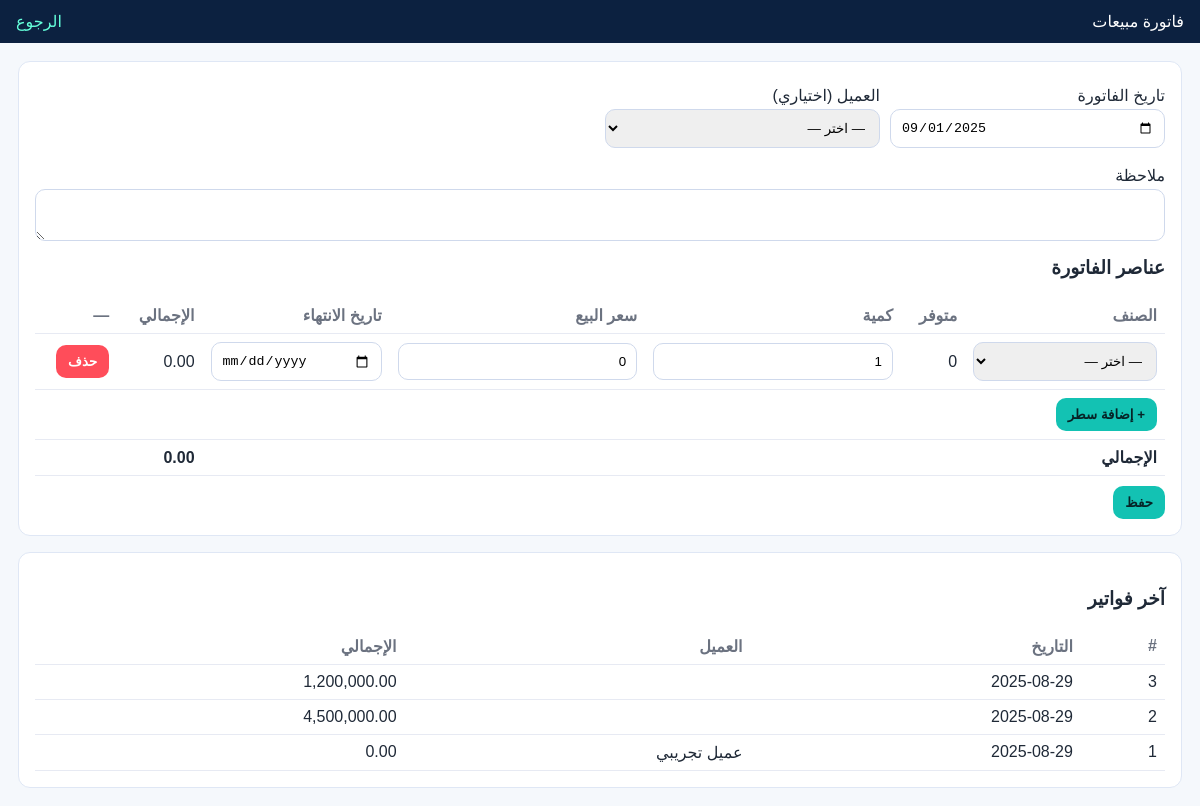
/sales_invoice.php (signed in), run on the app's committed database.
### tables this page shows
CREATE TABLE `sales_invoices` (
  `id` int(11) NOT NULL,
  `customer_id` int(11) DEFAULT NULL,
  `note` varchar(255) DEFAULT NULL,
  `invoice_date` date NOT NULL,
  `supplier_id` int(11) DEFAULT NULL,
  `customer_name` varchar(150) DEFAULT NULL,
  `total_amount` decimal(14,2) NOT NULL DEFAULT 0.00,
  `reconciled` tinyint(1) NOT NULL DEFAULT 0,
  `total` decimal(14,2) NOT NULL DEFAULT 0.00,
  `posted` tinyint(1) NOT NULL DEFAULT 0,
  `created_by` int(11) DEFAULT NULL,
  `created_at` timestamp NOT NULL DEFAULT current_timestamp()
);

CREATE TABLE `customers` (
  `id` int(11) NOT NULL,
  `name` varchar(100) NOT NULL,
  `phone` varchar(30) DEFAULT NULL,
  `email` varchar(100) DEFAULT NULL,
  `address` varchar(255) DEFAULT NULL,
  `created_at` timestamp NOT NULL DEFAULT current_timestamp(),
  `opening_balance` decimal(12,2) NOT NULL DEFAULT 0.00
);

### sales_invoice.php (the view, shortened to what this page needs)
<?php
$pdo = db();
function col_exists_local(PDO $pdo, string $table, string $col): bool {
  $st = $pdo->prepare("
    SELECT 1 FROM INFORMATION_SCHEMA.COLUMNS
    WHERE TABLE_SCHEMA = DATABASE()
      AND TABLE_NAME = ?
      AND COLUMN_NAME = ?
    LIMIT 1
  ");
  $st->execute([$table, $col]);
  return (bool)$st->fetchColumn();
}
$pdo->exec("CREATE TABLE IF NOT EXISTS customers(
  id INT AUTO_INCREMENT PRIMARY KEY,
  name VARCHAR(150) NOT NULL,
  phone VARCHAR(50) NULL,
  address VARCHAR(255) NULL,
  opening_balance DECIMAL(14,2) NOT NULL DEFAULT 0.00,
  created_at TIMESTAMP DEFAULT CURRENT_TIMESTAMP
) ENGINE=InnoDB DEFAULT CHARSET=utf8mb4;");
$pdo->exec("CREATE TABLE IF NOT EXISTS products(
  id INT AUTO_INCREMENT PRIMARY KEY,
  sku VARCHAR(100) UNIQUE,
  name VARCHAR(200) NOT NULL,
  created_at TIMESTAMP DEFAULT CURRENT_TIMESTAMP
) ENGINE=InnoDB DEFAULT CHARSET=utf8mb4;");
$pdo->exec("CREATE TABLE IF NOT EXISTS sales_invoices(
  id INT AUTO_INCREMENT PRIMARY KEY,
  invoice_date DATE NOT NULL,
  created_at TIMESTAMP DEFAULT CURRENT_TIMESTAMP
) ENGINE=InnoDB DEFAULT CHARSET=utf8mb4;");
$pdo->exec("CREATE TABLE IF NOT EXISTS sales_items(
  id INT AUTO_INCREMENT PRIMARY KEY,
  invoice_id INT NOT NULL,
  product_id INT NOT NULL,
  quantity INT NOT NULL,
  sale_price DECIMAL(14,2) NOT NULL,
  line_total DECIMAL(14,2) NOT NULL,
  expiry_date DATE NULL,
  FOREIGN KEY (invoice_id) REFERENCES sales_invoices(id) ON DELETE CASCADE
) ENGINE=InnoDB DEFAULT CHARSET=utf8mb4;");
$list = $pdo->query("
  SELECT si.id,si.invoice_date,".(col_exists_local($pdo,'sales_invoices','total_amount')?'si.total_amount':'0 AS total_amount').",
         c.name customer
  FROM sales_invoices si
  LEFT JOIN customers c ON c.id=si.customer_id
  ORDER BY si.id DESC LIMIT 50
")->fetchAll();
$title = 'فاتورة مبيعات';
?>
<!doctype html>
<html lang="ar" dir="rtl">
<head>
</head>
<body>
  <div class="header"><div><?= htmlspecialchars($title,ENT_QUOTES,'UTF-8') ?></div><nav><a href="./dashboard.php">الرجوع</a></nav></div>
  <div class="wrap">
    <div class="card">
      <form method="post" id="f">
        <div style="display:grid;grid-template-columns:repeat(auto-fit,minmax(220px,1fr));gap:10px">
          <div><label>تاريخ الفاتورة</label><input type="date" name="invoice_date" value="<?= htmlspecialchars($_POST['invoice_date']??date('Y-m-d'),ENT_QUOTES,'UTF-8') ?>"></div>
          <div>
            <label>العميل (اختياري)</label>
            <select name="customer_id">
              <option value="">— اختر —</option>
            </select>
          </div>
          <div style="grid-column:1/-1"><label>ملاحظة</label><textarea name="note" rows="2"><?= htmlspecialchars($_POST['note']??'',ENT_QUOTES,'UTF-8') ?></textarea></div>
        </div>
        <h3 style="margin-top:12px">عناصر الفاتورة</h3>
        <table id="t">
          <thead><tr><th>الصنف</th><th>متوفر</th><th>كمية</th><th>سعر البيع</th><th>تاريخ الانتهاء</th><th>الإجمالي</th><th>—</th></tr></thead>
          <tbody>
            <tr>
              <td>
                <select name="item_product_id[]" class="prod">
                  <option value="">— اختر —</option>
                </select>
              </td>
              <td class="avail">0</td>
              <td><input type="number" name="item_qty[]" class="qty" min="1" step="1" value="1"></td>
              <td><input type="number" name="item_price[]" class="price" min="0" step="0.01" value="0"></td>
              <td><input type="date" name="item_expiry_date[]" class="expiry_date"></td>
              <td class="line">0.00</td>
              <td><button type="button" class="btn" style="background:#ff4d5a;color:#fff" onclick="delRow(this)">حذف</button></td>
            </tr>
          </tbody>
          <tfoot>
            <tr><td colspan="7"><button type="button" class="btn" onclick="addRow()">+ إضافة سطر</button></td></tr>
            <tr><td colspan="5" class="total">الإجمالي</td><td id="gt" class="total">0.00</td><td></td></tr>
          </tfoot>
        </table>
        <div style="margin-top:10px"><button class="btn" type="submit">حفظ</button></div>
      </form>
    </div>
    <div class="card">
      <h3>آخر فواتير</h3>
      <table>
        <thead><tr><th>#</th><th>التاريخ</th><th>العميل</th><th>الإجمالي</th></tr></thead>
        <tbody>
          <?php if(!$list): ?>
            <tr><td colspan="4">لا يوجد</td></tr>
          <?php else: foreach($list as $r): ?>
            <tr>
              <td><?= (int)$r['id'] ?></td>
              <td><?= htmlspecialchars($r['invoice_date'],ENT_QUOTES,'UTF-8') ?></td>
              <td><?= htmlspecialchars($r['customer']??'',ENT_QUOTES,'UTF-8') ?></td>
              <td><?= number_format((float)$r['total_amount'],2) ?></td>
            </tr>
          <?php endforeach; endif; ?>
        </tbody>
      </table>
    </div>
  </div>
</body>
</html>

### sales_invoice.php (style rules this page uses)
* { box-sizing:border-box }
body { margin:0;font-family:Tahoma,Arial,sans-serif;background:#f5f8fc;color:#1f2937 }
.header { display:flex;justify-content:space-between;align-items:center;background:#0c2140;color:#fff;padding:12px 16px }
a { color:#64ffda;text-decoration:none }
.wrap { padding:18px;display:grid;gap:16px }
.card { background:#fff;border:1px solid #dfe7f5;border-radius:12px;padding:16px }
label { display:block;margin:8px 0 4px }
input,select,textarea { width:100%;padding:10px;border-radius:10px;border:1px solid #cfd9ec }
table { width:100%;border-collapse:collapse;margin-top:10px }
th,td { border-bottom:1px solid #e7eaf3;padding:8px;text-align:right }
th { color:#6b7280 }
.btn { border:0;border-radius:10px;padding:9px 12px;background:#13c2b3;color:#062427;font-weight:700;cursor:pointer }
.total { font-weight:700 }

### data on the page
sales_invoices: id "3", invoice_date "2025-08-29", total_amount "1,200,000.00"
sales_invoices: id "2", invoice_date "2025-08-29", total_amount "4,500,000.00"
sales_invoices: id "1", invoice_date "2025-08-29", customer.name "عميل تجريبي", total_amount "0.00"

### other printed values
$title "فاتورة مبيعات"
